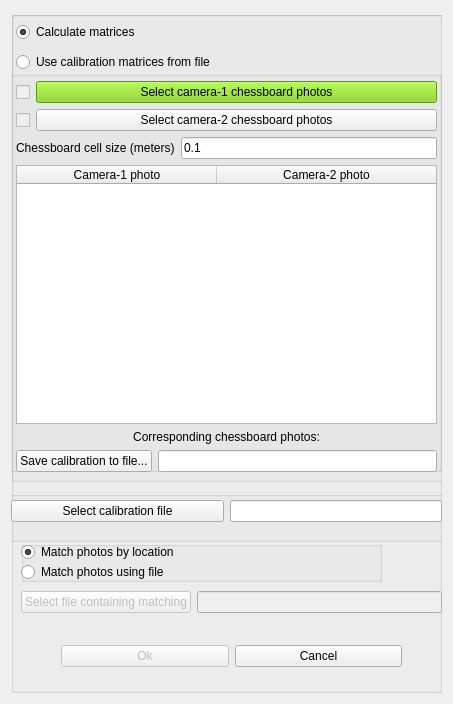
<?xml version="1.0" encoding="UTF-8"?>
<ui version="4.0">
 <class>Dialog</class>
 <widget class="QDialog" name="Dialog">
  <property name="geometry">
   <rect>
    <x>0</x>
    <y>0</y>
    <width>453</width>
    <height>704</height>
   </rect>
  </property>
  <property name="sizePolicy">
   <sizepolicy hsizetype="Minimum" vsizetype="Minimum">
    <horstretch>0</horstretch>
    <verstretch>0</verstretch>
   </sizepolicy>
  </property>
  <property name="windowTitle">
   <string>Relative Photo Alignment</string>
  </property>
  <layout class="QGridLayout" name="gridLayout">
   <item row="0" column="0">
    <widget class="QGroupBox" name="groupBox">
     <property name="title">
      <string/>
     </property>
     <property name="flat">
      <bool>true</bool>
     </property>
     <widget class="QWidget" name="horizontalLayoutWidget_2">
      <property name="geometry">
       <rect>
        <x>50</x>
        <y>620</y>
        <width>341</width>
        <height>51</height>
       </rect>
      </property>
      <layout class="QHBoxLayout" name="horizontalLayout_3">
       <item>
        <widget class="QPushButton" name="ok_button">
         <property name="enabled">
          <bool>false</bool>
         </property>
         <property name="text">
          <string>Ok</string>
         </property>
        </widget>
       </item>
       <item>
        <widget class="QPushButton" name="cancel_button">
         <property name="enabled">
          <bool>true</bool>
         </property>
         <property name="text">
          <string>Cancel</string>
         </property>
        </widget>
       </item>
      </layout>
     </widget>
     <widget class="QGroupBox" name="groupBox_5">
      <property name="geometry">
       <rect>
        <x>0</x>
        <y>0</y>
        <width>471</width>
        <height>471</height>
       </rect>
      </property>
      <property name="sizePolicy">
       <sizepolicy hsizetype="Preferred" vsizetype="Maximum">
        <horstretch>0</horstretch>
        <verstretch>0</verstretch>
       </sizepolicy>
      </property>
      <property name="minimumSize">
       <size>
        <width>0</width>
        <height>471</height>
       </size>
      </property>
      <property name="title">
       <string/>
      </property>
      <widget class="QRadioButton" name="radio_calculate_matrices">
       <property name="geometry">
        <rect>
         <x>5</x>
         <y>10</y>
         <width>181</width>
         <height>22</height>
        </rect>
       </property>
       <property name="text">
        <string>Calculate matrices</string>
       </property>
       <property name="checked">
        <bool>true</bool>
       </property>
      </widget>
      <widget class="QRadioButton" name="radio_use_file_matrices">
       <property name="geometry">
        <rect>
         <x>5</x>
         <y>40</y>
         <width>261</width>
         <height>22</height>
        </rect>
       </property>
       <property name="text">
        <string>Use calibration matrices from file</string>
       </property>
      </widget>
      <widget class="QGroupBox" name="groupBox_2">
       <property name="geometry">
        <rect>
         <x>-20</x>
         <y>60</y>
         <width>451</width>
         <height>401</height>
        </rect>
       </property>
       <property name="title">
        <string/>
       </property>
       <widget class="QWidget" name="verticalLayoutWidget">
        <property name="geometry">
         <rect>
          <x>20</x>
          <y>10</y>
          <width>431</width>
          <height>391</height>
         </rect>
        </property>
        <layout class="QVBoxLayout" name="calculate_matrices_opt_layout">
         <property name="leftMargin">
          <number>5</number>
         </property>
         <property name="rightMargin">
          <number>5</number>
         </property>
         <item>
          <layout class="QHBoxLayout" name="horizontalLayout8"/>
         </item>
         <item>
          <layout class="QFormLayout" name="formLayout_6">
           <property name="fieldGrowthPolicy">
            <enum>QFormLayout::AllNonFixedFieldsGrow</enum>
           </property>
           <property name="leftMargin">
            <number>0</number>
           </property>
           <property name="rightMargin">
            <number>0</number>
           </property>
           <item row="0" column="1">
            <widget class="QPushButton" name="rgb_calibration_files_button">
             <property name="palette">
              <palette>
               <active>
                <colorrole role="WindowText">
                 <brush brushstyle="SolidPattern">
                  <color alpha="255">
                   <red>0</red>
                   <green>0</green>
                   <blue>0</blue>
                  </color>
                 </brush>
                </colorrole>
                <colorrole role="Button">
                 <brush brushstyle="SolidPattern">
                  <color alpha="255">
                   <red>128</red>
                   <green>208</green>
                   <blue>22</blue>
                  </color>
                 </brush>
                </colorrole>
                <colorrole role="Light">
                 <brush brushstyle="SolidPattern">
                  <color alpha="255">
                   <red>182</red>
                   <green>255</green>
                   <blue>84</blue>
                  </color>
                 </brush>
                </colorrole>
                <colorrole role="Midlight">
                 <brush brushstyle="SolidPattern">
                  <color alpha="255">
                   <red>155</red>
                   <green>231</green>
                   <blue>53</blue>
                  </color>
                 </brush>
                </colorrole>
                <colorrole role="Dark">
                 <brush brushstyle="SolidPattern">
                  <color alpha="255">
                   <red>64</red>
                   <green>104</green>
                   <blue>11</blue>
                  </color>
                 </brush>
                </colorrole>
                <colorrole role="Mid">
                 <brush brushstyle="SolidPattern">
                  <color alpha="255">
                   <red>85</red>
                   <green>139</green>
                   <blue>14</blue>
                  </color>
                 </brush>
                </colorrole>
                <colorrole role="Text">
                 <brush brushstyle="SolidPattern">
                  <color alpha="255">
                   <red>0</red>
                   <green>0</green>
                   <blue>0</blue>
                  </color>
                 </brush>
                </colorrole>
                <colorrole role="BrightText">
                 <brush brushstyle="SolidPattern">
                  <color alpha="255">
                   <red>255</red>
                   <green>255</green>
                   <blue>255</blue>
                  </color>
                 </brush>
                </colorrole>
                <colorrole role="ButtonText">
                 <brush brushstyle="SolidPattern">
                  <color alpha="255">
                   <red>0</red>
                   <green>0</green>
                   <blue>0</blue>
                  </color>
                 </brush>
                </colorrole>
                <colorrole role="Base">
                 <brush brushstyle="SolidPattern">
                  <color alpha="255">
                   <red>255</red>
                   <green>255</green>
                   <blue>255</blue>
                  </color>
                 </brush>
                </colorrole>
                <colorrole role="Window">
                 <brush brushstyle="SolidPattern">
                  <color alpha="255">
                   <red>128</red>
                   <green>208</green>
                   <blue>22</blue>
                  </color>
                 </brush>
                </colorrole>
                <colorrole role="Shadow">
                 <brush brushstyle="SolidPattern">
                  <color alpha="255">
                   <red>0</red>
                   <green>0</green>
                   <blue>0</blue>
                  </color>
                 </brush>
                </colorrole>
                <colorrole role="AlternateBase">
                 <brush brushstyle="SolidPattern">
                  <color alpha="255">
                   <red>191</red>
                   <green>231</green>
                   <blue>138</blue>
                  </color>
                 </brush>
                </colorrole>
                <colorrole role="ToolTipBase">
                 <brush brushstyle="SolidPattern">
                  <color alpha="255">
                   <red>255</red>
                   <green>255</green>
                   <blue>220</blue>
                  </color>
                 </brush>
                </colorrole>
                <colorrole role="ToolTipText">
                 <brush brushstyle="SolidPattern">
                  <color alpha="255">
                   <red>0</red>
                   <green>0</green>
                   <blue>0</blue>
                  </color>
                 </brush>
                </colorrole>
               </active>
               <inactive>
                <colorrole role="WindowText">
                 <brush brushstyle="SolidPattern">
                  <color alpha="255">
                   <red>0</red>
                   <green>0</green>
                   <blue>0</blue>
                  </color>
                 </brush>
                </colorrole>
                <colorrole role="Button">
                 <brush brushstyle="SolidPattern">
                  <color alpha="255">
                   <red>128</red>
                   <green>208</green>
                   <blue>22</blue>
                  </color>
                 </brush>
                </colorrole>
                <colorrole role="Light">
                 <brush brushstyle="SolidPattern">
                  <color alpha="255">
                   <red>182</red>
                   <green>255</green>
                   <blue>84</blue>
                  </color>
                 </brush>
                </colorrole>
                <colorrole role="Midlight">
                 <brush brushstyle="SolidPattern">
                  <color alpha="255">
                   <red>155</red>
                   <green>231</green>
                   <blue>53</blue>
                  </color>
                 </brush>
                </colorrole>
                <colorrole role="Dark">
                 <brush brushstyle="SolidPattern">
                  <color alpha="255">
                   <red>64</red>
                   <green>104</green>
                   <blue>11</blue>
                  </color>
                 </brush>
                </colorrole>
                <colorrole role="Mid">
                 <brush brushstyle="SolidPattern">
                  <color alpha="255">
                   <red>85</red>
                   <green>139</green>
                   <blue>14</blue>
                  </color>
                 </brush>
                </colorrole>
                <colorrole role="Text">
                 <brush brushstyle="SolidPattern">
                  <color alpha="255">
                   <red>0</red>
                   <green>0</green>
                   <blue>0</blue>
                  </color>
                 </brush>
                </colorrole>
                <colorrole role="BrightText">
                 <brush brushstyle="SolidPattern">
                  <color alpha="255">
                   <red>255</red>
                   <green>255</green>
                   <blue>255</blue>
                  </color>
                 </brush>
                </colorrole>
                <colorrole role="ButtonText">
                 <brush brushstyle="SolidPattern">
                  <color alpha="255">
                   <red>0</red>
                   <green>0</green>
                   <blue>0</blue>
                  </color>
                 </brush>
                </colorrole>
                <colorrole role="Base">
                 <brush brushstyle="SolidPattern">
                  <color alpha="255">
                   <red>255</red>
                   <green>255</green>
                   <blue>255</blue>
                  </color>
                 </brush>
                </colorrole>
                <colorrole role="Window">
                 <brush brushstyle="SolidPattern">
                  <color alpha="255">
                   <red>128</red>
                   <green>208</green>
                   <blue>22</blue>
                  </color>
                 </brush>
                </colorrole>
                <colorrole role="Shadow">
                 <brush brushstyle="SolidPattern">
                  <color alpha="255">
                   <red>0</red>
                   <green>0</green>
                   <blue>0</blue>
                  </color>
                 </brush>
                </colorrole>
                <colorrole role="AlternateBase">
                 <brush brushstyle="SolidPattern">
                  <color alpha="255">
                   <red>191</red>
                   <green>231</green>
                   <blue>138</blue>
                  </color>
                 </brush>
                </colorrole>
                <colorrole role="ToolTipBase">
                 <brush brushstyle="SolidPattern">
                  <color alpha="255">
                   <red>255</red>
                   <green>255</green>
                   <blue>220</blue>
                  </color>
                 </brush>
                </colorrole>
                <colorrole role="ToolTipText">
                 <brush brushstyle="SolidPattern">
                  <color alpha="255">
                   <red>0</red>
                   <green>0</green>
                   <blue>0</blue>
                  </color>
                 </brush>
                </colorrole>
               </inactive>
               <disabled>
                <colorrole role="WindowText">
                 <brush brushstyle="SolidPattern">
                  <color alpha="255">
                   <red>64</red>
                   <green>104</green>
                   <blue>11</blue>
                  </color>
                 </brush>
                </colorrole>
                <colorrole role="Button">
                 <brush brushstyle="SolidPattern">
                  <color alpha="255">
                   <red>128</red>
                   <green>208</green>
                   <blue>22</blue>
                  </color>
                 </brush>
                </colorrole>
                <colorrole role="Light">
                 <brush brushstyle="SolidPattern">
                  <color alpha="255">
                   <red>182</red>
                   <green>255</green>
                   <blue>84</blue>
                  </color>
                 </brush>
                </colorrole>
                <colorrole role="Midlight">
                 <brush brushstyle="SolidPattern">
                  <color alpha="255">
                   <red>155</red>
                   <green>231</green>
                   <blue>53</blue>
                  </color>
                 </brush>
                </colorrole>
                <colorrole role="Dark">
                 <brush brushstyle="SolidPattern">
                  <color alpha="255">
                   <red>64</red>
                   <green>104</green>
                   <blue>11</blue>
                  </color>
                 </brush>
                </colorrole>
                <colorrole role="Mid">
                 <brush brushstyle="SolidPattern">
                  <color alpha="255">
                   <red>85</red>
                   <green>139</green>
                   <blue>14</blue>
                  </color>
                 </brush>
                </colorrole>
                <colorrole role="Text">
                 <brush brushstyle="SolidPattern">
                  <color alpha="255">
                   <red>64</red>
                   <green>104</green>
                   <blue>11</blue>
                  </color>
                 </brush>
                </colorrole>
                <colorrole role="BrightText">
                 <brush brushstyle="SolidPattern">
                  <color alpha="255">
                   <red>255</red>
                   <green>255</green>
                   <blue>255</blue>
                  </color>
                 </brush>
                </colorrole>
                <colorrole role="ButtonText">
                 <brush brushstyle="SolidPattern">
                  <color alpha="255">
                   <red>64</red>
                   <green>104</green>
                   <blue>11</blue>
                  </color>
                 </brush>
                </colorrole>
                <colorrole role="Base">
                 <brush brushstyle="SolidPattern">
                  <color alpha="255">
                   <red>128</red>
                   <green>208</green>
                   <blue>22</blue>
                  </color>
                 </brush>
                </colorrole>
                <colorrole role="Window">
                 <brush brushstyle="SolidPattern">
                  <color alpha="255">
                   <red>128</red>
                   <green>208</green>
                   <blue>22</blue>
                  </color>
                 </brush>
                </colorrole>
                <colorrole role="Shadow">
                 <brush brushstyle="SolidPattern">
                  <color alpha="255">
                   <red>0</red>
                   <green>0</green>
                   <blue>0</blue>
                  </color>
                 </brush>
                </colorrole>
                <colorrole role="AlternateBase">
                 <brush brushstyle="SolidPattern">
                  <color alpha="255">
                   <red>128</red>
                   <green>208</green>
                   <blue>22</blue>
                  </color>
                 </brush>
                </colorrole>
                <colorrole role="ToolTipBase">
                 <brush brushstyle="SolidPattern">
                  <color alpha="255">
                   <red>255</red>
                   <green>255</green>
                   <blue>220</blue>
                  </color>
                 </brush>
                </colorrole>
                <colorrole role="ToolTipText">
                 <brush brushstyle="SolidPattern">
                  <color alpha="255">
                   <red>0</red>
                   <green>0</green>
                   <blue>0</blue>
                  </color>
                 </brush>
                </colorrole>
               </disabled>
              </palette>
             </property>
             <property name="text">
              <string>Select camera-1 chessboard photos</string>
             </property>
            </widget>
           </item>
           <item row="1" column="0">
            <widget class="QCheckBox" name="tv_photos_ok_checkbox">
             <property name="enabled">
              <bool>false</bool>
             </property>
             <property name="sizePolicy">
              <sizepolicy hsizetype="Preferred" vsizetype="Preferred">
               <horstretch>0</horstretch>
               <verstretch>0</verstretch>
              </sizepolicy>
             </property>
             <property name="text">
              <string/>
             </property>
             <property name="checkable">
              <bool>true</bool>
             </property>
             <property name="checked">
              <bool>false</bool>
             </property>
             <property name="autoRepeat">
              <bool>false</bool>
             </property>
            </widget>
           </item>
           <item row="1" column="1">
            <widget class="QPushButton" name="tv_calibration_files_button">
             <property name="text">
              <string>Select camera-2 chessboard photos</string>
             </property>
            </widget>
           </item>
           <item row="0" column="0">
            <widget class="QCheckBox" name="rgb_photos_ok_checkbox">
             <property name="enabled">
              <bool>false</bool>
             </property>
             <property name="sizePolicy">
              <sizepolicy hsizetype="Preferred" vsizetype="Preferred">
               <horstretch>0</horstretch>
               <verstretch>0</verstretch>
              </sizepolicy>
             </property>
             <property name="text">
              <string/>
             </property>
             <property name="checkable">
              <bool>true</bool>
             </property>
             <property name="checked">
              <bool>false</bool>
             </property>
             <property name="autoRepeat">
              <bool>false</bool>
             </property>
            </widget>
           </item>
          </layout>
         </item>
         <item>
          <layout class="QFormLayout" name="formLayout">
           <property name="fieldGrowthPolicy">
            <enum>QFormLayout::AllNonFixedFieldsGrow</enum>
           </property>
           <item row="0" column="0">
            <widget class="QLabel" name="label_3">
             <property name="text">
              <string>Chessboard cell size (meters)</string>
             </property>
            </widget>
           </item>
           <item row="0" column="1">
            <widget class="QLineEdit" name="cell_size_edit">
             <property name="text">
              <string>0.1</string>
             </property>
            </widget>
           </item>
          </layout>
         </item>
         <item>
          <widget class="QTableWidget" name="rgb_tv_table">
           <property name="sizePolicy">
            <sizepolicy hsizetype="MinimumExpanding" vsizetype="Expanding">
             <horstretch>1</horstretch>
             <verstretch>0</verstretch>
            </sizepolicy>
           </property>
           <property name="rowCount">
            <number>0</number>
           </property>
           <attribute name="horizontalHeaderCascadingSectionResizes">
            <bool>true</bool>
           </attribute>
           <attribute name="horizontalHeaderDefaultSectionSize">
            <number>200</number>
           </attribute>
           <attribute name="horizontalHeaderMinimumSectionSize">
            <number>200</number>
           </attribute>
           <attribute name="horizontalHeaderStretchLastSection">
            <bool>true</bool>
           </attribute>
           <column>
            <property name="text">
             <string>Camera-1 photo</string>
            </property>
           </column>
           <column>
            <property name="text">
             <string>Camera-2 photo</string>
            </property>
           </column>
          </widget>
         </item>
         <item>
          <widget class="QLabel" name="label">
           <property name="text">
            <string>Corresponding chessboard photos:</string>
           </property>
           <property name="alignment">
            <set>Qt::AlignCenter</set>
           </property>
          </widget>
         </item>
         <item>
          <layout class="QHBoxLayout" name="calibration_file_options_layout_3">
           <item>
            <widget class="QPushButton" name="matrices_save_button">
             <property name="text">
              <string>Save calibration to file...</string>
             </property>
            </widget>
           </item>
           <item>
            <widget class="QLineEdit" name="save_matrices_file_edit">
             <property name="text">
              <string/>
             </property>
             <property name="readOnly">
              <bool>true</bool>
             </property>
            </widget>
           </item>
          </layout>
         </item>
        </layout>
       </widget>
      </widget>
     </widget>
     <widget class="QGroupBox" name="groupBox_3">
      <property name="geometry">
       <rect>
        <x>-10</x>
        <y>480</y>
        <width>491</width>
        <height>51</height>
       </rect>
      </property>
      <property name="title">
       <string/>
      </property>
      <widget class="QWidget" name="horizontalLayoutWidget">
       <property name="geometry">
        <rect>
         <x>10</x>
         <y>0</y>
         <width>431</width>
         <height>41</height>
        </rect>
       </property>
       <layout class="QHBoxLayout" name="calibration_file_options_layout">
        <item>
         <widget class="QPushButton" name="select_calibration_file_button">
          <property name="enabled">
           <bool>true</bool>
          </property>
          <property name="sizePolicy">
           <sizepolicy hsizetype="MinimumExpanding" vsizetype="Fixed">
            <horstretch>0</horstretch>
            <verstretch>0</verstretch>
           </sizepolicy>
          </property>
          <property name="text">
           <string>Select calibration file</string>
          </property>
         </widget>
        </item>
        <item>
         <widget class="QLineEdit" name="select_matrices_file_edit">
          <property name="enabled">
           <bool>true</bool>
          </property>
          <property name="readOnly">
           <bool>true</bool>
          </property>
         </widget>
        </item>
       </layout>
      </widget>
     </widget>
     <widget class="QWidget" name="formLayoutWidget">
      <property name="geometry">
       <rect>
        <x>10</x>
        <y>580</y>
        <width>421</width>
        <height>31</height>
       </rect>
      </property>
      <layout class="QFormLayout" name="formLayout_3">
       <property name="fieldGrowthPolicy">
        <enum>QFormLayout::AllNonFixedFieldsGrow</enum>
       </property>
       <item row="0" column="0">
        <widget class="QPushButton" name="matching_file_button">
         <property name="enabled">
          <bool>false</bool>
         </property>
         <property name="text">
          <string>Select file containing matching</string>
         </property>
        </widget>
       </item>
       <item row="0" column="1">
        <widget class="QLineEdit" name="matching_file_edit">
         <property name="enabled">
          <bool>false</bool>
         </property>
         <property name="readOnly">
          <bool>true</bool>
         </property>
        </widget>
       </item>
      </layout>
     </widget>
     <widget class="QGroupBox" name="groupBox_4">
      <property name="geometry">
       <rect>
        <x>10</x>
        <y>530</y>
        <width>361</width>
        <height>41</height>
       </rect>
      </property>
      <property name="title">
       <string/>
      </property>
      <widget class="QRadioButton" name="match_by_location_radio">
       <property name="geometry">
        <rect>
         <x>0</x>
         <y>0</y>
         <width>191</width>
         <height>22</height>
        </rect>
       </property>
       <property name="text">
        <string>Match photos by location</string>
       </property>
       <property name="checked">
        <bool>true</bool>
       </property>
      </widget>
      <widget class="QRadioButton" name="match_by_file_radio">
       <property name="geometry">
        <rect>
         <x>0</x>
         <y>20</y>
         <width>181</width>
         <height>22</height>
        </rect>
       </property>
       <property name="text">
        <string>Match photos using file</string>
       </property>
      </widget>
     </widget>
    </widget>
   </item>
  </layout>
 </widget>
 <resources/>
 <connections>
  <connection>
   <sender>ok_button</sender>
   <signal>clicked()</signal>
   <receiver>Dialog</receiver>
   <slot>ok_pressed()</slot>
   <hints>
    <hint type="sourcelabel">
     <x>129</x>
     <y>683</y>
    </hint>
    <hint type="destinationlabel">
     <x>238</x>
     <y>351</y>
    </hint>
   </hints>
  </connection>
  <connection>
   <sender>cancel_button</sender>
   <signal>clicked()</signal>
   <receiver>Dialog</receiver>
   <slot>close()</slot>
   <hints>
    <hint type="sourcelabel">
     <x>299</x>
     <y>683</y>
    </hint>
    <hint type="destinationlabel">
     <x>238</x>
     <y>351</y>
    </hint>
   </hints>
  </connection>
  <connection>
   <sender>radio_calculate_matrices</sender>
   <signal>clicked()</signal>
   <receiver>Dialog</receiver>
   <slot>calculate_matrices_radio_clicked()</slot>
   <hints>
    <hint type="sourcelabel">
     <x>139</x>
     <y>49</y>
    </hint>
    <hint type="destinationlabel">
     <x>252</x>
     <y>319</y>
    </hint>
   </hints>
  </connection>
  <connection>
   <sender>radio_use_file_matrices</sender>
   <signal>clicked()</signal>
   <receiver>Dialog</receiver>
   <slot>select_matrices_radio_clicked()</slot>
   <hints>
    <hint type="sourcelabel">
     <x>179</x>
     <y>79</y>
    </hint>
    <hint type="destinationlabel">
     <x>252</x>
     <y>319</y>
    </hint>
   </hints>
  </connection>
  <connection>
   <sender>tv_calibration_files_button</sender>
   <signal>clicked()</signal>
   <receiver>Dialog</receiver>
   <slot>select_tv_calib_files_clicked()</slot>
   <hints>
    <hint type="sourcelabel">
     <x>135</x>
     <y>114</y>
    </hint>
    <hint type="destinationlabel">
     <x>252</x>
     <y>319</y>
    </hint>
   </hints>
  </connection>
  <connection>
   <sender>matrices_save_button</sender>
   <signal>clicked()</signal>
   <receiver>Dialog</receiver>
   <slot>save_matrices_to_file_clicked()</slot>
   <hints>
    <hint type="sourcelabel">
     <x>94</x>
     <y>464</y>
    </hint>
    <hint type="destinationlabel">
     <x>244</x>
     <y>344</y>
    </hint>
   </hints>
  </connection>
  <connection>
   <sender>rgb_calibration_files_button</sender>
   <signal>clicked()</signal>
   <receiver>Dialog</receiver>
   <slot>select_rgb_calib_files_clicked()</slot>
   <hints>
    <hint type="sourcelabel">
     <x>141</x>
     <y>149</y>
    </hint>
    <hint type="destinationlabel">
     <x>252</x>
     <y>319</y>
    </hint>
   </hints>
  </connection>
  <connection>
   <sender>match_by_file_radio</sender>
   <signal>clicked()</signal>
   <receiver>Dialog</receiver>
   <slot>match_photos_by_file_radio_clicked()</slot>
   <hints>
    <hint type="sourcelabel">
     <x>139</x>
     <y>569</y>
    </hint>
    <hint type="destinationlabel">
     <x>229</x>
     <y>346</y>
    </hint>
   </hints>
  </connection>
  <connection>
   <sender>match_by_location_radio</sender>
   <signal>clicked()</signal>
   <receiver>Dialog</receiver>
   <slot>match_photos_by_location_radio_clicked()</slot>
   <hints>
    <hint type="sourcelabel">
     <x>144</x>
     <y>549</y>
    </hint>
    <hint type="destinationlabel">
     <x>229</x>
     <y>346</y>
    </hint>
   </hints>
  </connection>
  <connection>
   <sender>matching_file_button</sender>
   <signal>clicked()</signal>
   <receiver>Dialog</receiver>
   <slot>on_select_matching_file_button_clicked()</slot>
   <hints>
    <hint type="sourcelabel">
     <x>119</x>
     <y>603</y>
    </hint>
    <hint type="destinationlabel">
     <x>229</x>
     <y>346</y>
    </hint>
   </hints>
  </connection>
  <connection>
   <sender>select_calibration_file_button</sender>
   <signal>clicked()</signal>
   <receiver>Dialog</receiver>
   <slot>use_matrices_from_file_clicked()</slot>
   <hints>
    <hint type="sourcelabel">
     <x>145</x>
     <y>519</y>
    </hint>
    <hint type="destinationlabel">
     <x>252</x>
     <y>319</y>
    </hint>
   </hints>
  </connection>
 </connections>
 <slots>
  <slot>ok_pressed()</slot>
  <slot>use_matrices_from_file_clicked()</slot>
  <slot>calculate_matrices_radio_clicked()</slot>
  <slot>select_tv_calib_files_clicked()</slot>
  <slot>select_rgb_calib_files_clicked()</slot>
  <slot>save_matrices_to_file_checked(bool)</slot>
  <slot>select_matrices_file_clicked()</slot>
  <slot>select_matrices_radio_clicked()</slot>
  <slot>table_cell_clicked(int,int)</slot>
  <slot>save_matrices_to_file_clicked()</slot>
  <slot>match_photos_by_location_radio_clicked()</slot>
  <slot>match_photos_by_file_radio_clicked()</slot>
  <slot>on_select_matching_file_button_clicked()</slot>
 </slots>
</ui>
